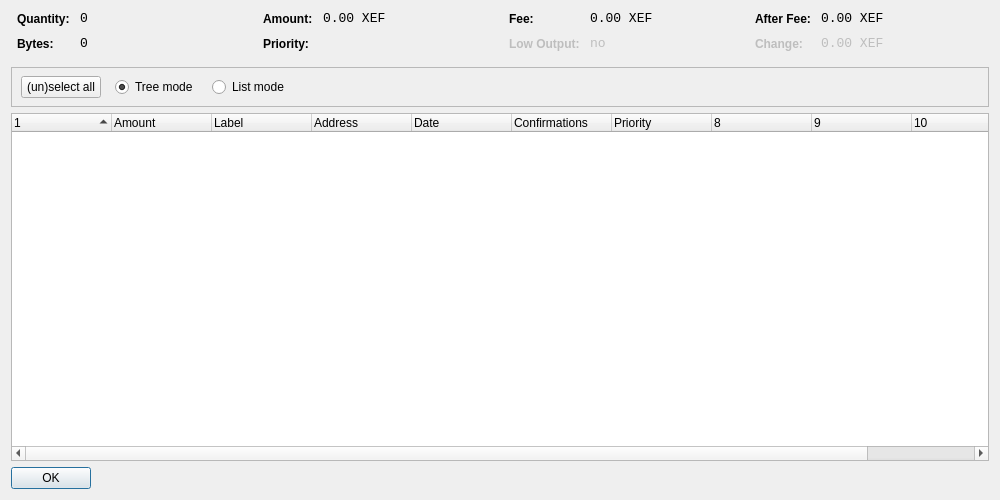
<?xml version="1.0" encoding="UTF-8"?>
<ui version="4.0">
 <class>CoinControlDialog</class>
 <widget class="QDialog" name="CoinControlDialog">
  <property name="geometry">
   <rect>
    <x>0</x>
    <y>0</y>
    <width>1000</width>
    <height>500</height>
   </rect>
  </property>
  <property name="windowTitle">
   <string>Coin Control</string>
  </property>
  <layout class="QVBoxLayout" name="verticalLayout">
   <item>
    <layout class="QHBoxLayout" name="horizontalLayoutTop" stretch="0,0,0,0">
     <property name="topMargin">
      <number>0</number>
     </property>
     <property name="bottomMargin">
      <number>10</number>
     </property>
     <item>
      <layout class="QFormLayout" name="formLayoutCoinControl1">
       <property name="horizontalSpacing">
        <number>10</number>
       </property>
       <property name="verticalSpacing">
        <number>10</number>
       </property>
       <property name="leftMargin">
        <number>6</number>
       </property>
       <property name="rightMargin">
        <number>6</number>
       </property>
       <item row="0" column="0">
        <widget class="QLabel" name="labelCoinControlQuantityText">
         <property name="styleSheet">
          <string notr="true">font-weight:bold;</string>
         </property>
         <property name="text">
          <string>Quantity:</string>
         </property>
        </widget>
       </item>
       <item row="0" column="1">
        <widget class="QLabel" name="labelCoinControlQuantity">
         <property name="font">
          <font>
           <family>Monospace</family>
           <pointsize>10</pointsize>
          </font>
         </property>
         <property name="cursor">
          <cursorShape>IBeamCursor</cursorShape>
         </property>
         <property name="contextMenuPolicy">
          <enum>Qt::ActionsContextMenu</enum>
         </property>
         <property name="text">
          <string notr="true">0</string>
         </property>
         <property name="textInteractionFlags">
          <set>Qt::LinksAccessibleByMouse|Qt::TextSelectableByKeyboard|Qt::TextSelectableByMouse</set>
         </property>
        </widget>
       </item>
       <item row="1" column="0">
        <widget class="QLabel" name="labelCoinControlBytesText">
         <property name="styleSheet">
          <string notr="true">font-weight:bold;</string>
         </property>
         <property name="text">
          <string>Bytes:</string>
         </property>
        </widget>
       </item>
       <item row="1" column="1">
        <widget class="QLabel" name="labelCoinControlBytes">
         <property name="font">
          <font>
           <family>Monospace</family>
           <pointsize>10</pointsize>
          </font>
         </property>
         <property name="cursor">
          <cursorShape>IBeamCursor</cursorShape>
         </property>
         <property name="contextMenuPolicy">
          <enum>Qt::ActionsContextMenu</enum>
         </property>
         <property name="text">
          <string notr="true">0</string>
         </property>
         <property name="textInteractionFlags">
          <set>Qt::LinksAccessibleByMouse|Qt::TextSelectableByKeyboard|Qt::TextSelectableByMouse</set>
         </property>
        </widget>
       </item>
      </layout>
     </item>
     <item>
      <layout class="QFormLayout" name="formLayoutCoinControl2">
       <property name="horizontalSpacing">
        <number>10</number>
       </property>
       <property name="verticalSpacing">
        <number>10</number>
       </property>
       <property name="leftMargin">
        <number>6</number>
       </property>
       <property name="rightMargin">
        <number>6</number>
       </property>
       <item row="0" column="0">
        <widget class="QLabel" name="labelCoinControlAmountText">
         <property name="styleSheet">
          <string notr="true">font-weight:bold;</string>
         </property>
         <property name="text">
          <string>Amount:</string>
         </property>
        </widget>
       </item>
       <item row="0" column="1">
        <widget class="QLabel" name="labelCoinControlAmount">
         <property name="font">
          <font>
           <family>Monospace</family>
           <pointsize>10</pointsize>
          </font>
         </property>
         <property name="cursor">
          <cursorShape>IBeamCursor</cursorShape>
         </property>
         <property name="contextMenuPolicy">
          <enum>Qt::ActionsContextMenu</enum>
         </property>
         <property name="text">
          <string notr="true">0.00 XEF</string>
         </property>
         <property name="textInteractionFlags">
          <set>Qt::LinksAccessibleByMouse|Qt::TextSelectableByKeyboard|Qt::TextSelectableByMouse</set>
         </property>
        </widget>
       </item>
       <item row="1" column="0">
        <widget class="QLabel" name="labelCoinControlPriorityText">
         <property name="styleSheet">
          <string notr="true">font-weight:bold;</string>
         </property>
         <property name="text">
          <string>Priority:</string>
         </property>
        </widget>
       </item>
       <item row="1" column="1">
        <widget class="QLabel" name="labelCoinControlPriority">
         <property name="font">
          <font>
           <family>Monospace</family>
           <pointsize>10</pointsize>
          </font>
         </property>
         <property name="cursor">
          <cursorShape>IBeamCursor</cursorShape>
         </property>
         <property name="contextMenuPolicy">
          <enum>Qt::ActionsContextMenu</enum>
         </property>
         <property name="text">
          <string/>
         </property>
         <property name="textInteractionFlags">
          <set>Qt::LinksAccessibleByMouse|Qt::TextSelectableByKeyboard|Qt::TextSelectableByMouse</set>
         </property>
        </widget>
       </item>
      </layout>
     </item>
     <item>
      <layout class="QFormLayout" name="formLayoutCoinControl3">
       <property name="horizontalSpacing">
        <number>10</number>
       </property>
       <property name="verticalSpacing">
        <number>10</number>
       </property>
       <property name="leftMargin">
        <number>6</number>
       </property>
       <property name="rightMargin">
        <number>6</number>
       </property>
       <item row="0" column="0">
        <widget class="QLabel" name="labelCoinControlFeeText">
         <property name="styleSheet">
          <string notr="true">font-weight:bold;</string>
         </property>
         <property name="text">
          <string>Fee:</string>
         </property>
        </widget>
       </item>
       <item row="0" column="1">
        <widget class="QLabel" name="labelCoinControlFee">
         <property name="font">
          <font>
           <family>Monospace</family>
           <pointsize>10</pointsize>
          </font>
         </property>
         <property name="cursor">
          <cursorShape>IBeamCursor</cursorShape>
         </property>
         <property name="contextMenuPolicy">
          <enum>Qt::ActionsContextMenu</enum>
         </property>
         <property name="text">
          <string notr="true">0.00 XEF</string>
         </property>
         <property name="textInteractionFlags">
          <set>Qt::LinksAccessibleByMouse|Qt::TextSelectableByKeyboard|Qt::TextSelectableByMouse</set>
         </property>
        </widget>
       </item>
       <item row="1" column="0">
        <widget class="QLabel" name="labelCoinControlLowOutputText">
         <property name="enabled">
          <bool>false</bool>
         </property>
         <property name="styleSheet">
          <string notr="true">font-weight:bold;</string>
         </property>
         <property name="text">
          <string>Low Output:</string>
         </property>
        </widget>
       </item>
       <item row="1" column="1">
        <widget class="QLabel" name="labelCoinControlLowOutput">
         <property name="enabled">
          <bool>false</bool>
         </property>
         <property name="font">
          <font>
           <family>Monospace</family>
           <pointsize>10</pointsize>
          </font>
         </property>
         <property name="cursor">
          <cursorShape>IBeamCursor</cursorShape>
         </property>
         <property name="contextMenuPolicy">
          <enum>Qt::ActionsContextMenu</enum>
         </property>
         <property name="text">
          <string notr="true">no</string>
         </property>
         <property name="textInteractionFlags">
          <set>Qt::LinksAccessibleByMouse|Qt::TextSelectableByKeyboard|Qt::TextSelectableByMouse</set>
         </property>
        </widget>
       </item>
      </layout>
     </item>
     <item>
      <layout class="QFormLayout" name="formLayoutCoinControl4">
       <property name="horizontalSpacing">
        <number>10</number>
       </property>
       <property name="verticalSpacing">
        <number>10</number>
       </property>
       <property name="leftMargin">
        <number>6</number>
       </property>
       <property name="rightMargin">
        <number>6</number>
       </property>
       <item row="0" column="0">
        <widget class="QLabel" name="labelCoinControlAfterFeeText">
         <property name="styleSheet">
          <string notr="true">font-weight:bold;</string>
         </property>
         <property name="text">
          <string>After Fee:</string>
         </property>
        </widget>
       </item>
       <item row="0" column="1">
        <widget class="QLabel" name="labelCoinControlAfterFee">
         <property name="font">
          <font>
           <family>Monospace</family>
           <pointsize>10</pointsize>
          </font>
         </property>
         <property name="cursor">
          <cursorShape>IBeamCursor</cursorShape>
         </property>
         <property name="contextMenuPolicy">
          <enum>Qt::ActionsContextMenu</enum>
         </property>
         <property name="text">
          <string notr="true">0.00 XEF</string>
         </property>
         <property name="textInteractionFlags">
          <set>Qt::LinksAccessibleByMouse|Qt::TextSelectableByKeyboard|Qt::TextSelectableByMouse</set>
         </property>
        </widget>
       </item>
       <item row="1" column="0">
        <widget class="QLabel" name="labelCoinControlChangeText">
         <property name="enabled">
          <bool>false</bool>
         </property>
         <property name="styleSheet">
          <string notr="true">font-weight:bold;</string>
         </property>
         <property name="text">
          <string>Change:</string>
         </property>
        </widget>
       </item>
       <item row="1" column="1">
        <widget class="QLabel" name="labelCoinControlChange">
         <property name="enabled">
          <bool>false</bool>
         </property>
         <property name="font">
          <font>
           <family>Monospace</family>
           <pointsize>10</pointsize>
          </font>
         </property>
         <property name="cursor">
          <cursorShape>IBeamCursor</cursorShape>
         </property>
         <property name="contextMenuPolicy">
          <enum>Qt::ActionsContextMenu</enum>
         </property>
         <property name="text">
          <string notr="true">0.00 XEF</string>
         </property>
         <property name="textInteractionFlags">
          <set>Qt::LinksAccessibleByMouse|Qt::TextSelectableByKeyboard|Qt::TextSelectableByMouse</set>
         </property>
        </widget>
       </item>
      </layout>
     </item>
    </layout>
   </item>
   <item>
    <widget class="QFrame" name="frame">
     <property name="minimumSize">
      <size>
       <width>0</width>
       <height>40</height>
      </size>
     </property>
     <property name="frameShape">
      <enum>QFrame::StyledPanel</enum>
     </property>
     <property name="frameShadow">
      <enum>QFrame::Sunken</enum>
     </property>
     <widget class="QWidget" name="horizontalLayoutWidget">
      <property name="geometry">
       <rect>
        <x>10</x>
        <y>0</y>
        <width>781</width>
        <height>41</height>
       </rect>
      </property>
      <layout class="QHBoxLayout" name="horizontalLayoutPanel" stretch="0,0,0,0,0">
       <property name="spacing">
        <number>14</number>
       </property>
       <item>
        <widget class="QPushButton" name="pushButtonSelectAll">
         <property name="sizePolicy">
          <sizepolicy hsizetype="Maximum" vsizetype="Fixed">
           <horstretch>0</horstretch>
           <verstretch>0</verstretch>
          </sizepolicy>
         </property>
         <property name="text">
          <string>(un)select all</string>
         </property>
        </widget>
       </item>
       <item>
        <widget class="QRadioButton" name="radioTreeMode">
         <property name="sizePolicy">
          <sizepolicy hsizetype="Maximum" vsizetype="Fixed">
           <horstretch>0</horstretch>
           <verstretch>0</verstretch>
          </sizepolicy>
         </property>
         <property name="text">
          <string>Tree mode</string>
         </property>
         <property name="checked">
          <bool>true</bool>
         </property>
        </widget>
       </item>
       <item>
        <widget class="QRadioButton" name="radioListMode">
         <property name="sizePolicy">
          <sizepolicy hsizetype="Maximum" vsizetype="Fixed">
           <horstretch>0</horstretch>
           <verstretch>0</verstretch>
          </sizepolicy>
         </property>
         <property name="text">
          <string>List mode</string>
         </property>
        </widget>
       </item>
       <item>
        <spacer name="horizontalSpacer">
         <property name="orientation">
          <enum>Qt::Horizontal</enum>
         </property>
         <property name="sizeHint" stdset="0">
          <size>
           <width>40</width>
           <height>20</height>
          </size>
         </property>
        </spacer>
       </item>
      </layout>
     </widget>
    </widget>
   </item>
   <item>
    <widget class="CoinControlTreeWidget" name="treeWidget">
     <property name="contextMenuPolicy">
      <enum>Qt::CustomContextMenu</enum>
     </property>
     <property name="sortingEnabled">
      <bool>false</bool>
     </property>
     <property name="columnCount">
      <number>11</number>
     </property>
     <attribute name="headerShowSortIndicator" stdset="0">
      <bool>true</bool>
     </attribute>
     <attribute name="headerStretchLastSection">
      <bool>false</bool>
     </attribute>
     <column>
      <property name="text">
       <string/>
      </property>
     </column>
     <column>
      <property name="text">
       <string>Amount</string>
      </property>
     </column>
     <column>
      <property name="text">
       <string>Label</string>
      </property>
     </column>
     <column>
      <property name="text">
       <string>Address</string>
      </property>
     </column>
     <column>
      <property name="text">
       <string>Date</string>
      </property>
     </column>
     <column>
      <property name="text">
       <string>Confirmations</string>
      </property>
      <property name="toolTip">
       <string>Confirmed</string>
      </property>
     </column>
     <column>
      <property name="text">
       <string>Priority</string>
      </property>
     </column>
     <column>
      <property name="text">
       <string/>
      </property>
     </column>
     <column>
      <property name="text">
       <string/>
      </property>
     </column>
     <column>
      <property name="text">
       <string/>
      </property>
     </column>
     <column>
      <property name="text">
       <string/>
      </property>
     </column>
    </widget>
   </item>
   <item>
    <widget class="QDialogButtonBox" name="buttonBox">
     <property name="sizePolicy">
      <sizepolicy hsizetype="Maximum" vsizetype="Fixed">
       <horstretch>0</horstretch>
       <verstretch>0</verstretch>
      </sizepolicy>
     </property>
     <property name="orientation">
      <enum>Qt::Horizontal</enum>
     </property>
     <property name="standardButtons">
      <set>QDialogButtonBox::Ok</set>
     </property>
    </widget>
   </item>
  </layout>
 </widget>
 <customwidgets>
  <customwidget>
   <class>CoinControlTreeWidget</class>
   <extends>QTreeWidget</extends>
   <header>coincontroltreewidget.h</header>
  </customwidget>
 </customwidgets>
 <resources/>
 <connections/>
</ui>
